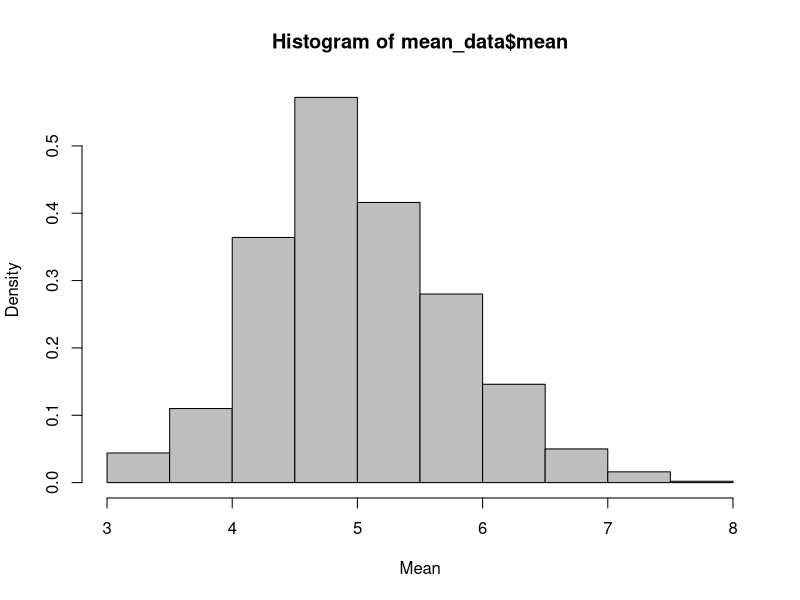

The R source for this figure:
## ---- chunk 1
#set the number of simulations
n_sim <- 1000

#set the sample size
n_samples <- 40

#set the random seed
set.seed(1313)

#set the value of lambda
lambda <- 0.2

#create dataframe containing simulated means
mean_data <- data.frame(mean = apply(matrix(rexp(n_samples*n_sim, lambda), n_sim), 1, mean))
head(mean_data)

## ---- chunk 2
#Theoretical mean
1/lambda

#Sample mean
mean(mean_data$mean)
## ---- chunk 3
#Theoretical standard deviation - CLT
(1/lambda)/sqrt(n_samples)

#Sample standard deviation
sd(mean_data$mean)

## ---- chunk 4
#Theoretical variance
((1/lambda)/sqrt(n_samples))^2

#Sample variance
var(mean_data$mean)

## ---- chunk 5
hist(mean_data$mean, freq=FALSE, col="gray", mean="Sample Distribution w/Simulated Normal Distribution Overlay", xlab="Mean")
